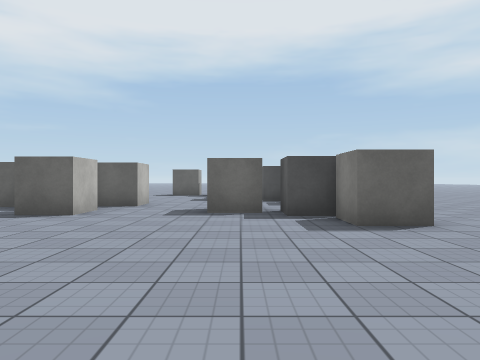
View 1 (above)

16 first-person views from a walk through a scene from a Unity 3-D project. The camera is 1.2 m above the floor, looks level and sees 70° across. The floor is counted in squares, 2 m on a side. Each view is taken from the middle of a square. On the plan, view 1 faces up. The plan holds only what a view shows up to about 10 squares ahead; the rest is blank. The place goes on beyond the plan. The player is left out. Surface patterns are stand-ins for the level's own textures.

View 2
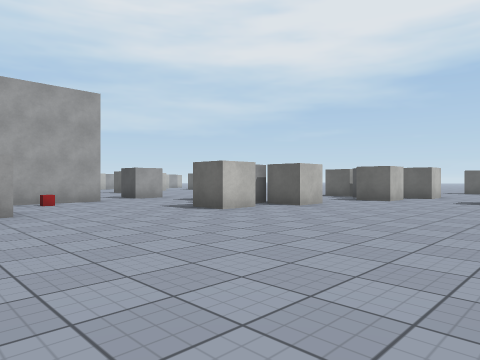

View 3
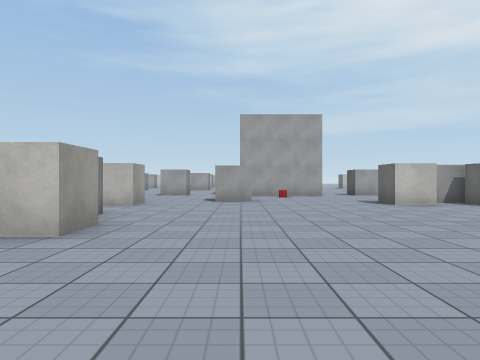

View 4
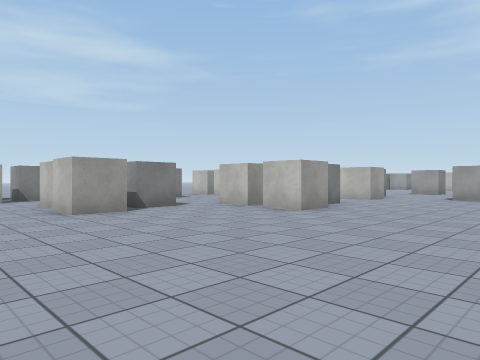

View 5
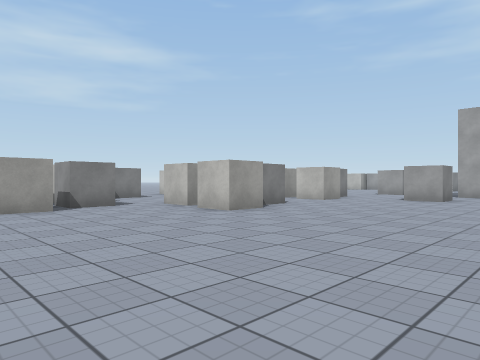

View 6
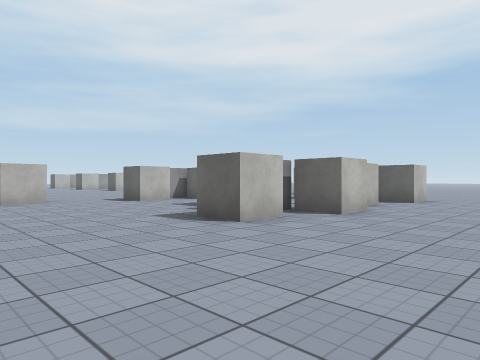

View 7
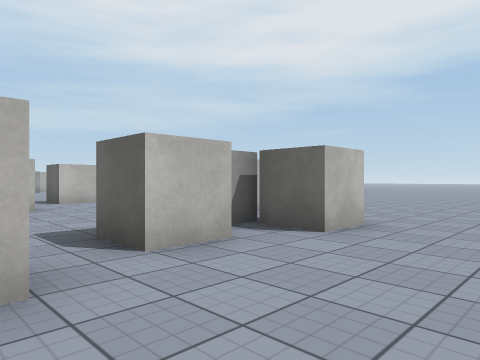

View 8
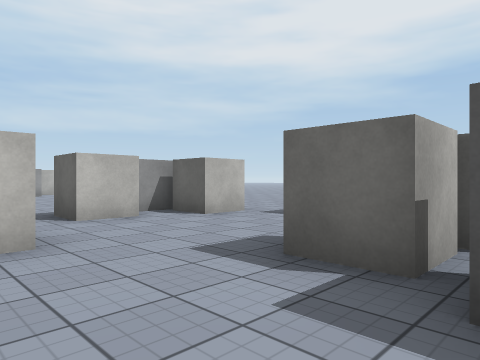

View 9
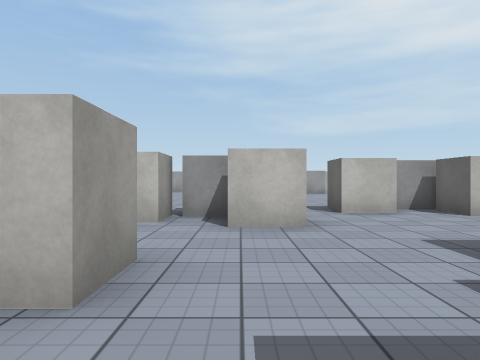

View 10
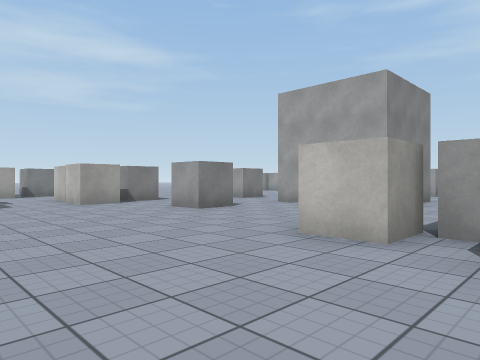

View 11
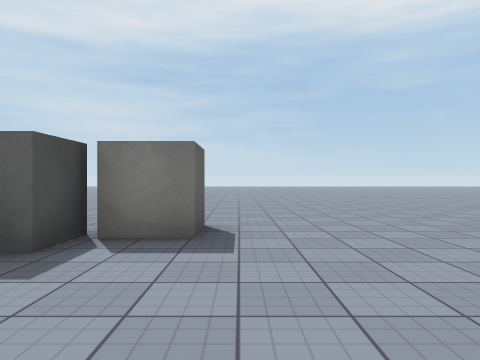

View 12
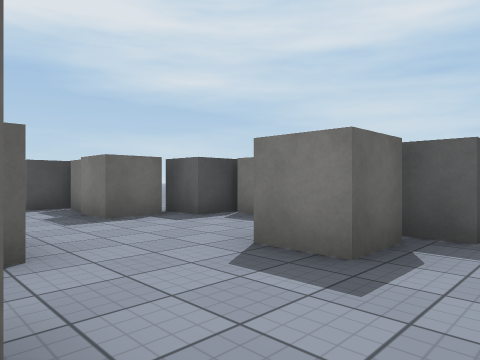

View 13
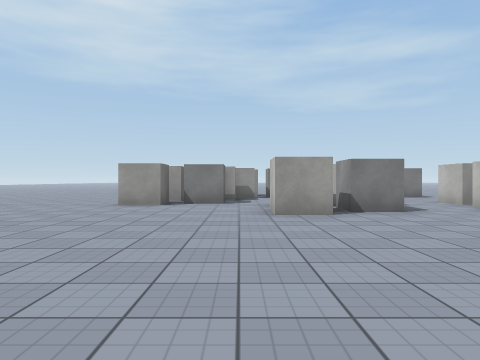

View 14
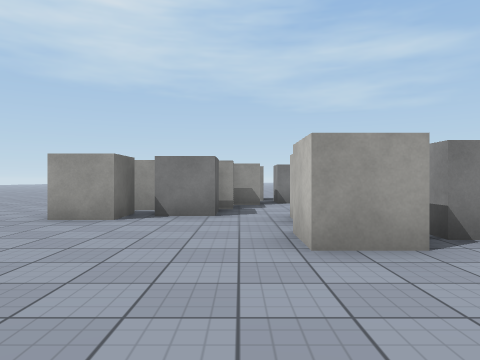

View 15
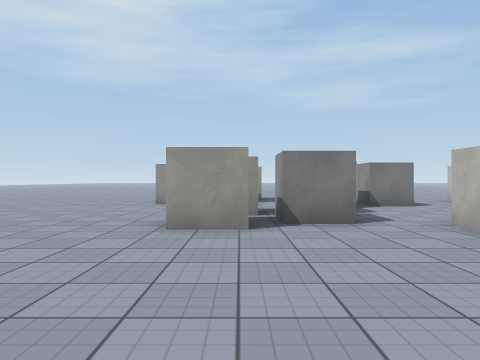

View 16
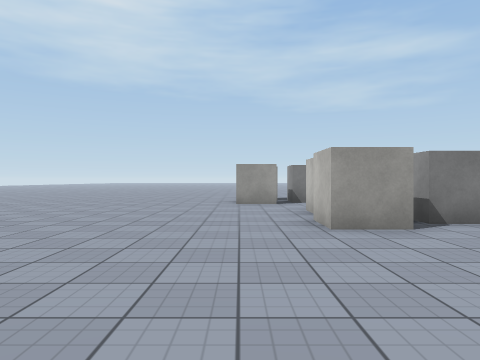

### Floor plan
Key: @ floor where view 1 was taken; # wall or solid block; x gap in a wall; . floor; O other object.
Columns run from 11 left of view 1 to 6 right of it. Each row starts with its distance up from view 1.
 18              ..
 17             ...
 16             ...
 15       ..    ....
 14       ..     ...
 13        O. ## ...
 12       #O...O  ..
 11       #....O#OO.
 10    ...O....O#.....
  9       ..O...OO....
  8      OO#O.........
  7      ..#O..O.OO...
  6        OO..O##...
  5        ......O....
  4        ...........
  3       #O..........
  2       #...........
  1  .....O...........
  0 ###........@......
 -1   #...............
 -2   #...............
 -3   #..#............
 -4      .............
 -5      ......O......
 -6      #OO.##O......
 -7      #O..O O..O...
 -8       O..  ..#OO..
 -9           ..OOO...
-10           ..OO....
-11          .#xO.....
-12        OO. .O.#OO.
-13         ..  O.  ..

Where each view was taken, in squares from view 1:
view 1: 0 up, 0 right, facing up
view 2: 4 down, 1 right, facing up-left
view 3: 3 down, 4 right, facing left
view 4: 1 down, 6 right, facing down-left
view 5: 0 up, 5 right, facing down-left
view 6: 1 up, 6 right, facing up-left
view 7: 7 up, 5 right, facing up-left
view 8: 8 up, 1 right, facing up-left
view 9: 8 up, 2 right, facing left
view 10: 3 up, 1 left, facing down-left
view 11: 4 up, 2 left, facing right
view 12: 5 up, 3 left, facing up-right
view 13: 1 up, 1 right, facing down
view 14: 2 down, 1 right, facing down
view 15: 3 down, 3 right, facing down
view 16: 3 down, 5 right, facing down
